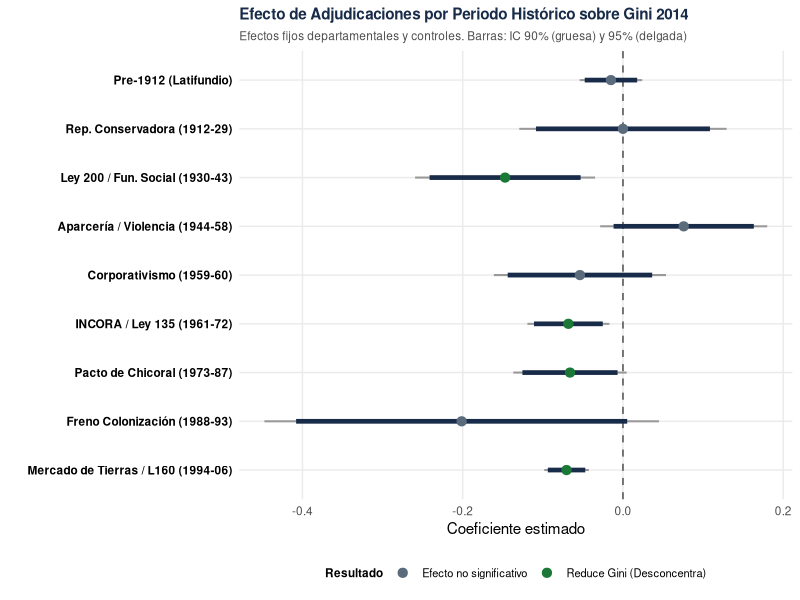

This figure's R source:
suppressPackageStartupMessages({
  library(ggplot2)
  library(data.table)
})

# Coeficientes del Modelo de Periodos de 05_corte_b_2014.R (N = 659, FE Depto, Cluster SE)
df <- data.frame(
  periodo = factor(c(
    "Pre-1912 (Latifundio)",
    "Rep. Conservadora (1912-29)",
    "Ley 200 / Fun. Social (1930-43)",
    "Aparcería / Violencia (1944-58)",
    "Corporativismo (1959-60)",
    "INCORA / Ley 135 (1961-72)",
    "Pacto de Chicoral (1973-87)",
    "Freno Colonización (1988-93)",
    "Mercado de Tierras / L160 (1994-06)"
  ), levels = rev(c(
    "Pre-1912 (Latifundio)",
    "Rep. Conservadora (1912-29)",
    "Ley 200 / Fun. Social (1930-43)",
    "Aparcería / Violencia (1944-58)",
    "Corporativismo (1959-60)",
    "INCORA / Ley 135 (1961-72)",
    "Pacto de Chicoral (1973-87)",
    "Freno Colonización (1988-93)",
    "Mercado de Tierras / L160 (1994-06)"
  ))),
  beta = c(-0.0150, 0.0000, -0.1471, 0.0758, -0.0537, -0.0681, -0.0661, -0.2013, -0.0704),
  se   = c(0.0199, 0.0660, 0.0573, 0.0532, 0.0548, 0.0261, 0.0361, 0.1256, 0.0142)
)

df$ci_lo90 <- df$beta - 1.645 * df$se
df$ci_hi90 <- df$beta + 1.645 * df$se
df$ci_lo95 <- df$beta - 1.96 * df$se
df$ci_hi95 <- df$beta + 1.96 * df$se

df$categoria <- ifelse(df$beta < 0 & df$ci_hi90 < 0, "Reduce Gini (Desconcentra)",
                ifelse(df$beta > 0 & df$ci_lo90 > 0, "Aumenta Gini (Reconcentra)", "Efecto no significativo"))

p <- ggplot(df, aes(x = beta, y = periodo)) +
  geom_vline(xintercept = 0, linetype = "dashed", color = "gray40", linewidth = 0.6) +
  geom_segment(aes(x = ci_lo95, xend = ci_hi95, yend = periodo), color = "gray60", linewidth = 0.7) +
  geom_segment(aes(x = ci_lo90, xend = ci_hi90, yend = periodo), color = "#182B49", linewidth = 1.6) +
  geom_point(aes(color = categoria), size = 2.8) +
  scale_color_manual(values = c(
    "Reduce Gini (Desconcentra)" = "#1B7837",
    "Efecto no significativo" = "#5A6B7C",
    "Aumenta Gini (Reconcentra)" = "#B2182B"
  )) +
  labs(
    title = "Efecto de Adjudicaciones por Periodo Histórico sobre Gini 2014",
    subtitle = "Efectos fijos departamentales y controles. Barras: IC 90% (gruesa) y 95% (delgada)",
    x = "Coeficiente estimado",
    y = "",
    color = "Resultado"
  ) +
  theme_minimal(base_size = 11) +
  theme(
    plot.title = element_text(face = "bold", size = 11, color = "#182B49"),
    plot.subtitle = element_text(size = 8.5, color = "gray30"),
    legend.position = "bottom",
    legend.title = element_text(face = "bold", size = 8.5),
    legend.text = element_text(size = 8),
    axis.text.y = element_text(size = 8.5, face = "bold", color = "black"),
    axis.text.x = element_text(size = 8.5),
    panel.grid.minor = element_blank()
  )

ggsave("Presentación/periodos_historicos_gini.png", p, width = 7.0, height = 4.2, dpi = 200)
cat("Gráfica guardada con éxito en Presentación/periodos_historicos_gini.png\n")
